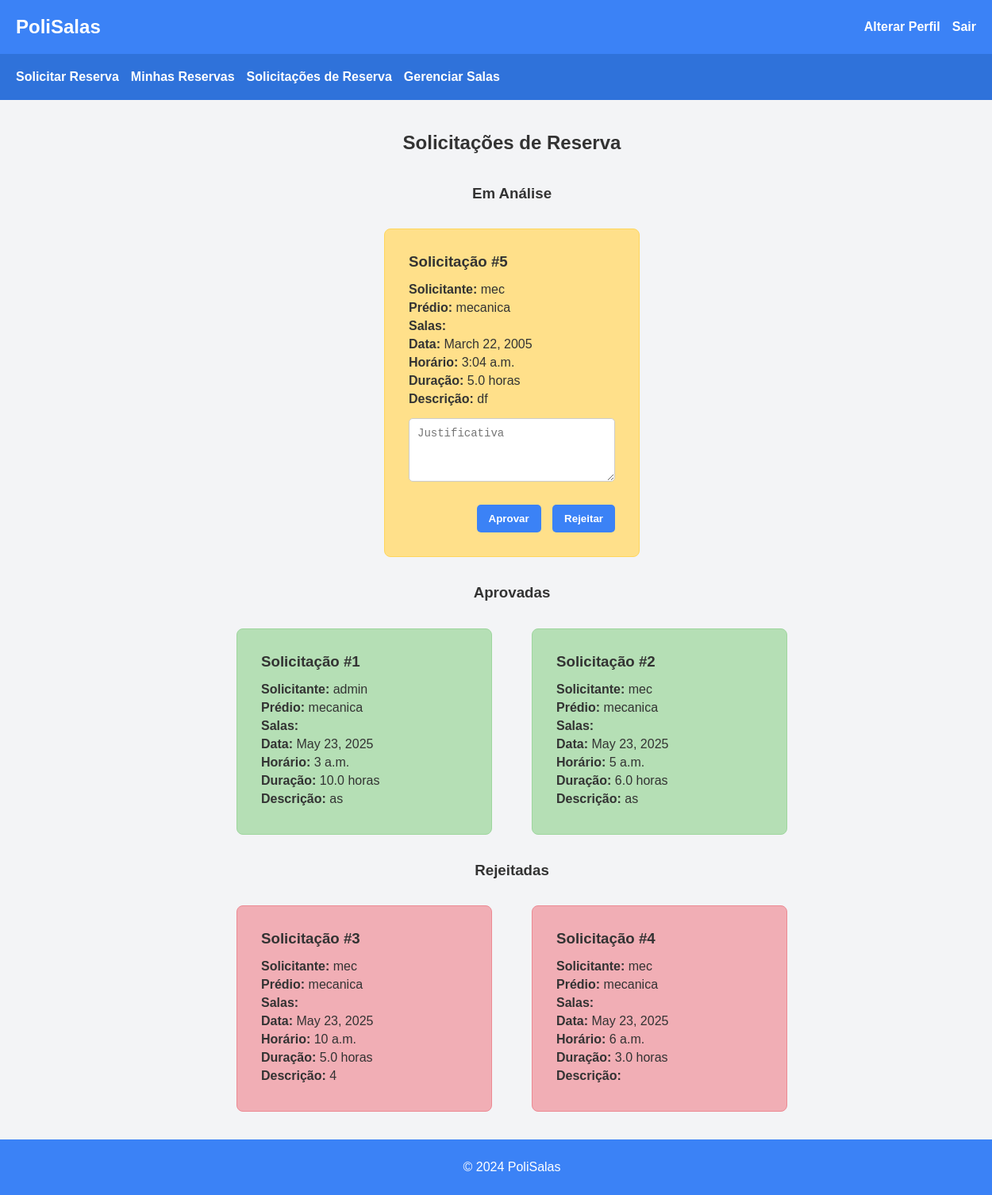
Page /avaliar_solicitacoes/ (signed in) on the earlier database version.
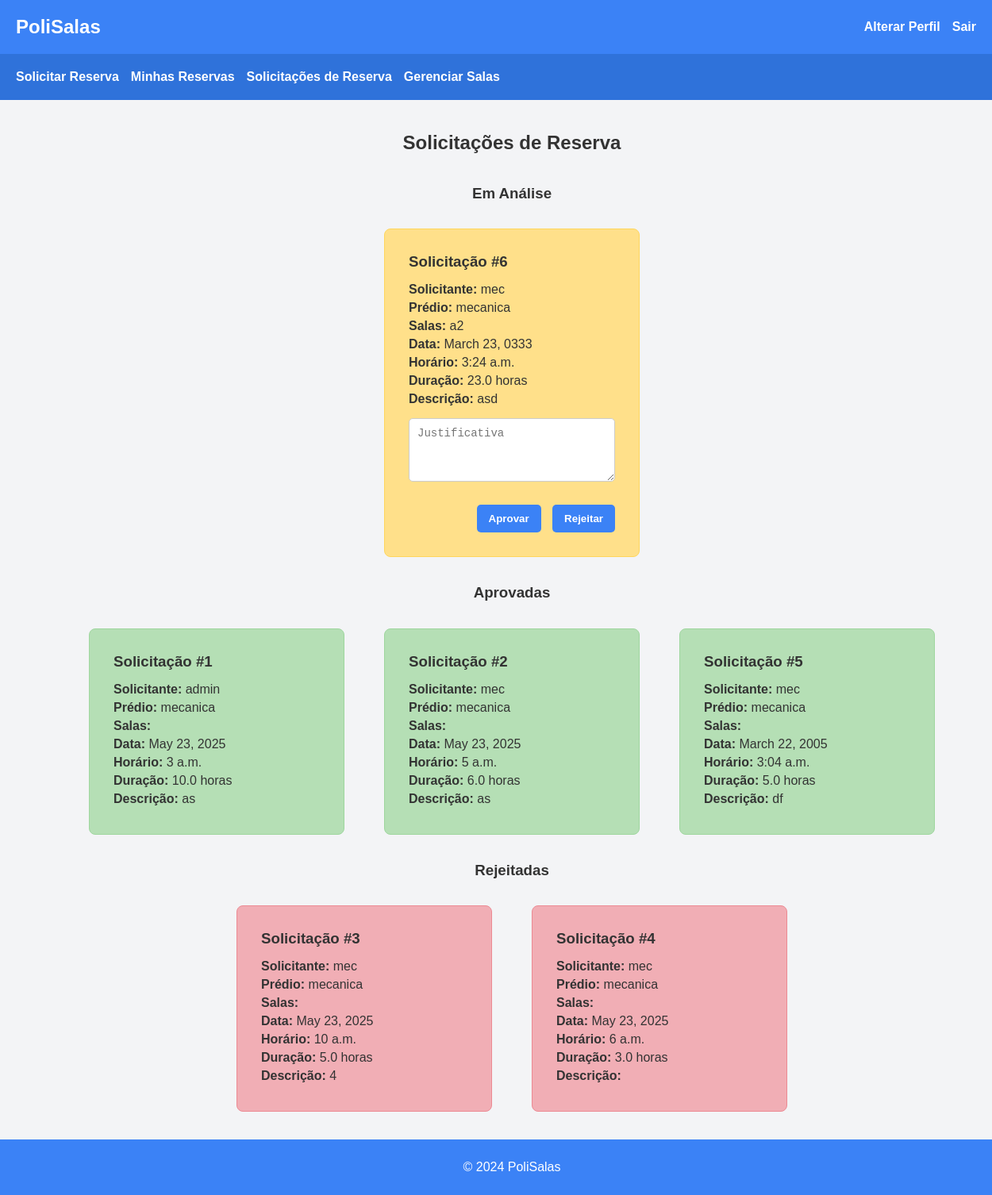
Same page on the later database version.
### reservas/models.py (models this page shows, shortened)
class Solicitacao(models.Model):
    STATUS_CHOICES = [
        ('Em análise', 'Em análise'),
        ('Aprovada', 'Aprovada'),
        ('Rejeitada', 'Rejeitada'),
    ]
    solicitante = models.ForeignKey(settings.AUTH_USER_MODEL, on_delete=models.CASCADE)
    predio = models.ForeignKey(Predio, on_delete=models.CASCADE)
    salas = models.ManyToManyField(Sala)
    data = models.DateField()
    horario = models.TimeField()
    duracao = models.FloatField()  # Duração em horas
    status = models.CharField(max_length=10, choices=STATUS_CHOICES, default='Em análise')
    descricao = models.TextField(blank=True, null=True)
    justificativa = models.TextField(blank=True, null=True)

class Usuario(AbstractUser):
    is_building_administrator = models.BooleanField(default=False)
    telefone = models.CharField(max_length=20, blank=True, null=True)
    nome_representante = models.CharField(max_length=100, blank=True, null=True)
    telefone_representante = models.CharField(max_length=20, blank=True, null=True)
    email_representante = models.EmailField(blank=True, null=True)

class Predio(models.Model):
    nome = models.CharField(max_length=100)
    endereco = models.CharField(max_length=200)

class Sala(models.Model):
    nome = models.CharField(max_length=50)
    predio = models.ForeignKey(Predio, on_delete=models.CASCADE, related_name='salas')
    capacidade = models.IntegerField()
    numero_projetores = models.IntegerField()
    numero_computadores = models.IntegerField()
    ar_condicionado = models.BooleanField(default=False)
    giz_canetao = models.CharField(max_length=10)  # 'Giz' ou 'Canetão'

### reservas/views.py (the view, shortened to what this page needs)
# urls.py: path('avaliar_solicitacoes/', views.avaliar_solicitacoes, name='avaliar_solicitacoes'),
@login_required
def avaliar_solicitacoes(request):
    if request.user.is_building_administrator:
        predio = request.user.administracaopredial.predio
        solicitacoes_em_analise = Solicitacao.objects.filter(predio=predio, status='Em análise')
        solicitacoes_aprovadas = Solicitacao.objects.filter(predio=predio, status='Aprovada')
        solicitacoes_rejeitadas = Solicitacao.objects.filter(predio=predio, status='Rejeitada')
        return render(request, 'reservas/avaliar_solicitacoes.html', {
            'solicitacoes_em_analise': solicitacoes_em_analise,
            'solicitacoes_aprovadas': solicitacoes_aprovadas,
            'solicitacoes_rejeitadas': solicitacoes_rejeitadas,
        })
    else:
        return redirect('home')

### reservas/templates/reservas/avaliar_solicitacoes.html (shortened to what this page needs)
{% extends 'reservas/base.html' %}
{% block content %}
<h2 class="page-title">Solicitações de Reserva</h2>
<h3 class="content-title">Em Análise</h3>
<div class="cards-container">
    {% for solicitacao in solicitacoes_em_analise %}
    <div class="card pending">
        <div class="card-content">
            <h3>Solicitação #{{ solicitacao.id }}</h3>
            <p><strong>Solicitante:</strong> {{ solicitacao.solicitante.username }}</p>
            <p><strong>Prédio:</strong> {{ solicitacao.predio.nome }}</p>
            <p><strong>Salas:</strong>
                {% for sala in solicitacao.salas.all %}
                    {{ sala.nome }}{% if not forloop.last %}, {% endif %}
                {% endfor %}
            </p>
            <p><strong>Data:</strong> {{ solicitacao.data }}</p>
            <p><strong>Horário:</strong> {{ solicitacao.horario }}</p>
            <p><strong>Duração:</strong> {{ solicitacao.duracao }} horas</p>
            <p><strong>Descrição:</strong> {{ solicitacao.descricao }}</p>
            <form method="post">
                <textarea name="justificativa" placeholder="Justificativa"></textarea>
                <div class="card-actions">
                    <button type="submit" name="acao" value="aprovar">Aprovar</button>
                    <button type="submit" name="acao" value="rejeitar">Rejeitar</button>
                </div>
            </form>
        </div>
    </div>
    {% empty %}
    <p>Não há solicitações pendentes de avaliação.</p>
    {% endfor %}
</div>
<h3 class="content-title">Aprovadas</h3>
<div class="cards-container">
    {% for solicitacao in solicitacoes_aprovadas %}
    <div class="card approved">
        <div class="card-content">
            <h3>Solicitação #{{ solicitacao.id }}</h3>
            <p><strong>Solicitante:</strong> {{ solicitacao.solicitante.username }}</p>
            <p><strong>Prédio:</strong> {{ solicitacao.predio.nome }}</p>
            <p><strong>Salas:</strong>
            </p>
            <p><strong>Data:</strong> {{ solicitacao.data }}</p>
            <p><strong>Horário:</strong> {{ solicitacao.horario }}</p>
            <p><strong>Duração:</strong> {{ solicitacao.duracao }} horas</p>
            <p><strong>Descrição:</strong> {{ solicitacao.descricao }}</p>
        </div>
    </div>
    {% empty %}
    <p>Não há solicitações aprovadas.</p>
    {% endfor %}
</div>
<h3 class="content-title">Rejeitadas</h3>
<div class="cards-container">
    {% for solicitacao in solicitacoes_rejeitadas %}
    <div class="card rejected">
        <div class="card-content">
            <h3>Solicitação #{{ solicitacao.id }}</h3>
            <p><strong>Solicitante:</strong> {{ solicitacao.solicitante.username }}</p>
            <p><strong>Prédio:</strong> {{ solicitacao.predio.nome }}</p>
            <p><strong>Salas:</strong>
            </p>
            <p><strong>Data:</strong> {{ solicitacao.data }}</p>
            <p><strong>Horário:</strong> {{ solicitacao.horario }}</p>
            <p><strong>Duração:</strong> {{ solicitacao.duracao }} horas</p>
            <p><strong>Descrição:</strong> {{ solicitacao.descricao }}</p>
        </div>
    </div>
    {% empty %}
    <p>Não há solicitações rejeitadas.</p>
    {% endfor %}
</div>
{% endblock %}

Differences in the rows shown:
added Solicitacao: id "6", solicitante.username "mec", predio.nome "mecanica", data "March 23, 0333", horario "3:24 a.m.", duracao "23.0", descricao "asd", shown under "Em Análise"
now on this page (row edited): Sala: nome "a2"
changed Solicitacao "March 22, 2005": moves from the list under "Em Análise" to the list under "Aprovadas"
